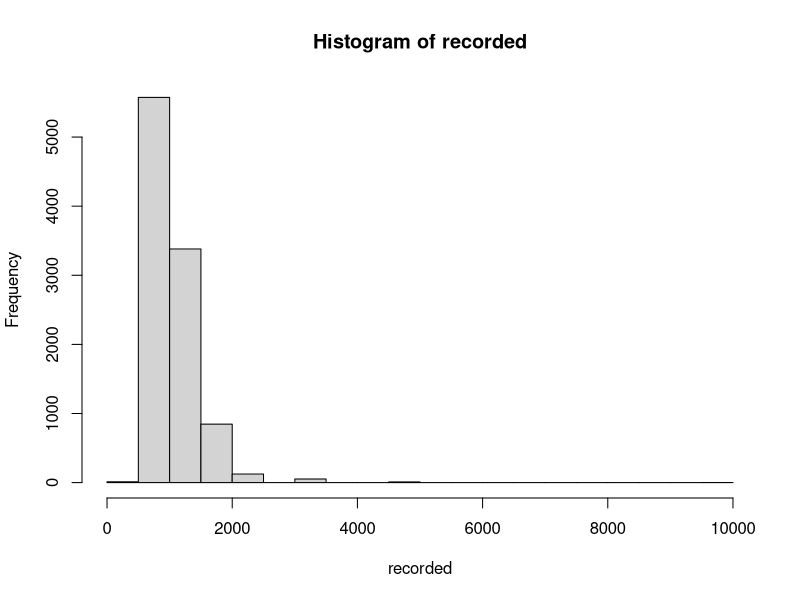
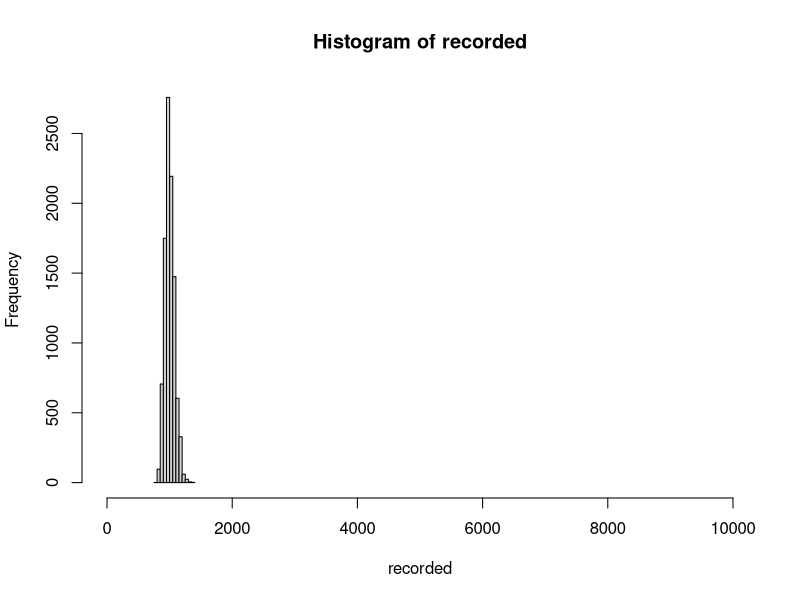
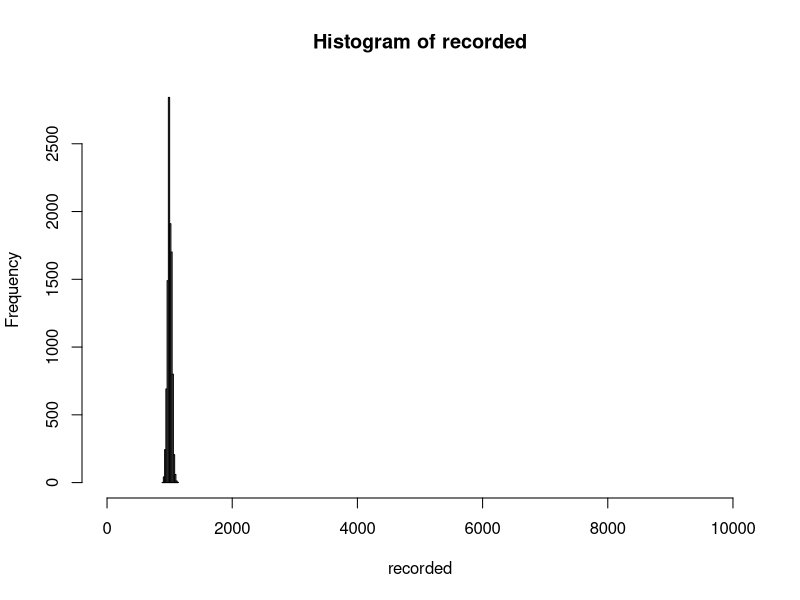
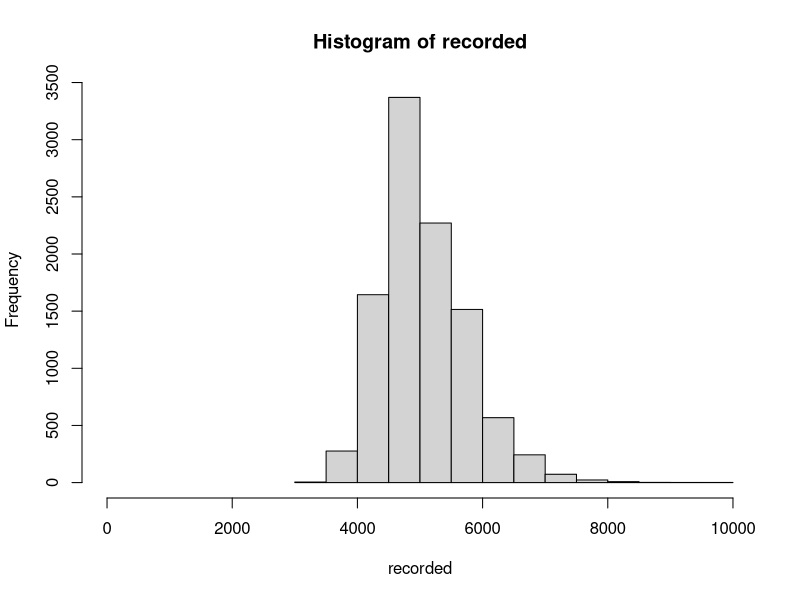
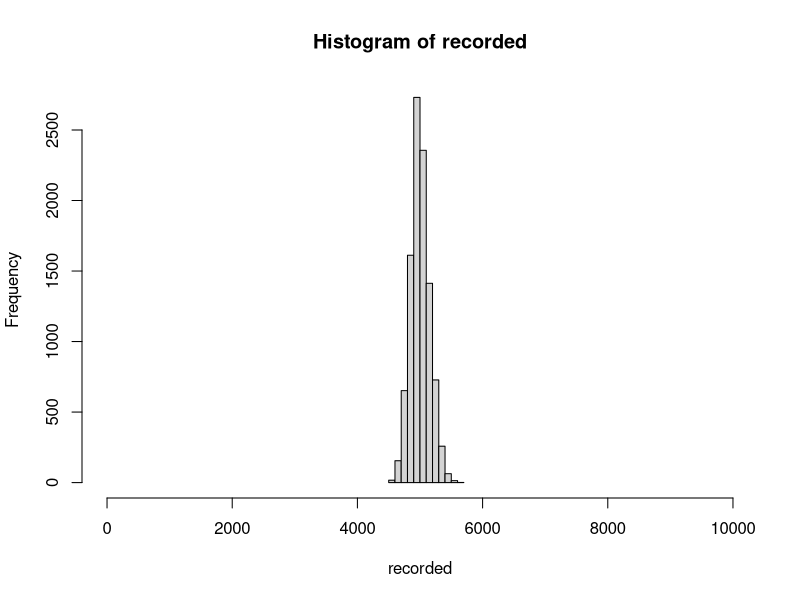
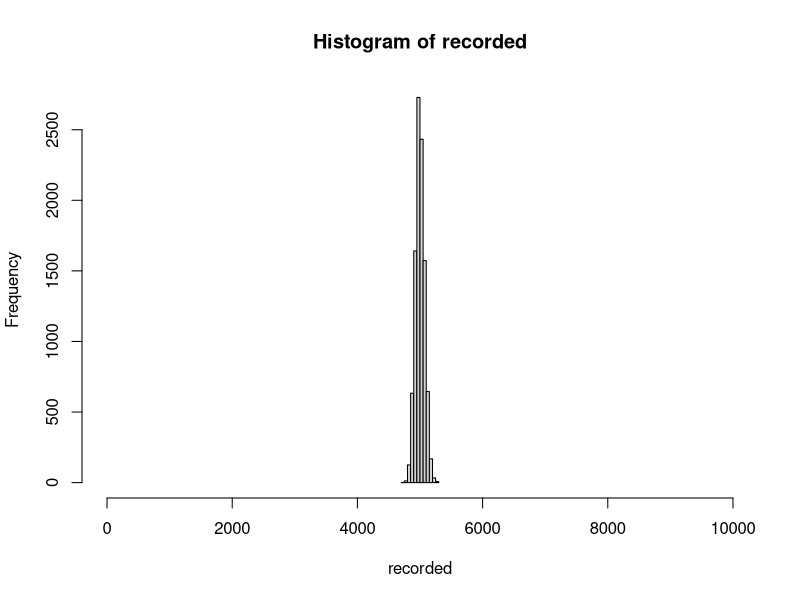
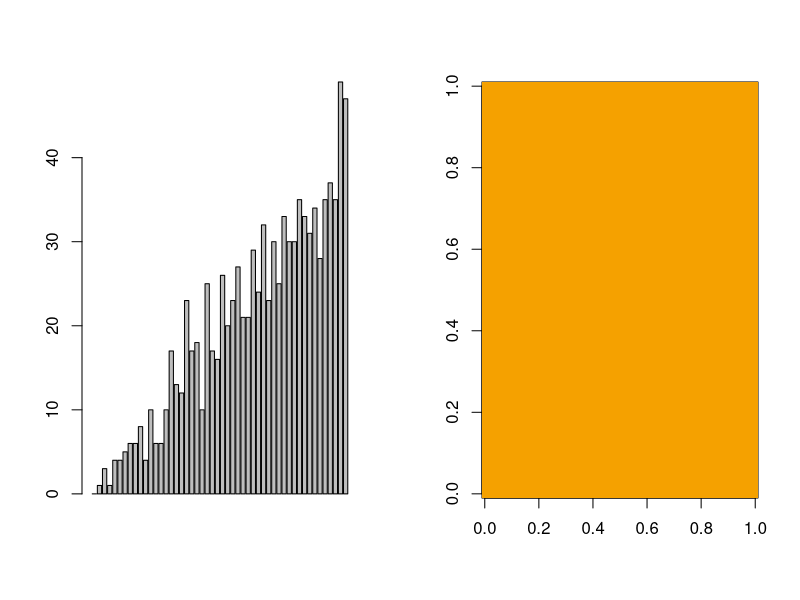
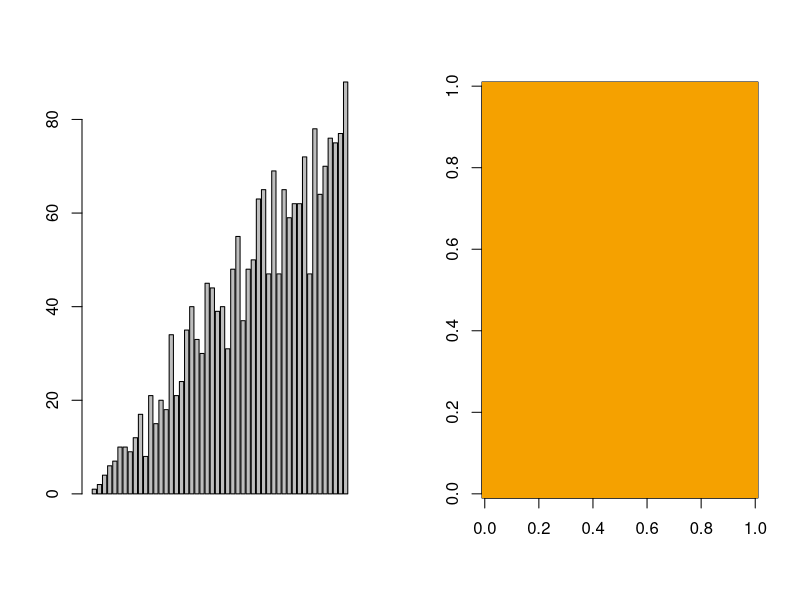

Write the R code that produced these figures, in order.
## ---- chunk 1
samplesize=100
populationsize=1000
x1=sample(populationsize,samplesize)
x2=sample(populationsize,samplesize)
 tagged=length(intersect(x1,x2))
     if (tagged!=0){
       estpop=samplesize*samplesize/tagged}
estpop
## ---- chunk 2
function1=function(samplesize,populationsize){
numMonteCarlo=1e4
recorded=0
  for (w in 1:numMonteCarlo){
     x3=sample(populationsize,samplesize)
     x4=sample(populationsize,samplesize)
     tagged=length(intersect(x3,x4))
     if (tagged!=0){
       estpop=samplesize*samplesize/tagged
       recorded[w]=estpop
     }}
     hist(recorded,xlim = c(0,10000))
}

## ---- chunk 3
function1(100,1000)
function1(300,1000)
function1(500,1000)
#### The bigger the sample size is when the population size is the same, the less spread out the estimated population  is. The more acurate the estimator is.
## ---- chunk 4
function1(500,5000)
function1(1600,5000)
function1(2500,5000)
####  We can see from the graph that the bigger the population is, the more spread out the estimation is Even the proprotion of the sample size to the population size is the same. The bigger the population is, the less accurate the estimator is.
## ---- chunk 5
x=runif(1)    #randomly generate a single number from uniform distribution and put in the                      reservoir, so the value of x will be between 0 and 1. Only one observation will                be sampled from the stream 
n=1           # current total number of obeservations
w=x           #initial weight: the weight of each observation is equal to the value of the                    observation
probTerm=1e-5
while (T) {if (runif(1)<=probTerm){break}
  n=n+1       # increment the number of total observations
xprop=runif(1)     #new observation 
w=w+xprop          #sum of all weights from the stream which is the sum of each observation
if (runif(1)<=(xprop/w)){x=xprop}}   #if the probability is smaller than or equal to the ratio                                       between new observation weight and the total weight,                                           replace x with the new observation
n             #total number of observation before the code terminate
x             
## ---- chunk 6
## generate 100 K random samples with a fixed n
n=50 ##total population size
k=1  #sample size
numMonteCarlo=1e5  ##number of MonteCarlo iterations
sampleCountMat=matrix(0,nrow=numMonteCarlo,ncol=n)  ##create a matrix with MonteCarlo # of rows, and population number of columns. All values are set to 0.
for (m in 1:numMonteCarlo){
  x=1  ##fill the reservoir with the first observation
  TotalWeight=x  ##The weight of each observation is equal to its value. TotalWeight equals the weight of the first observation at this point.
  for (j in 2:50){  ##Generate observations that are unique and range from 2 to 50.
    TotalWeight=TotalWeight+j  ##Add the weight of the new observation to the total
    if (runif(1)<=j/TotalWeight){x=j}  ##Divide the weight of the new observation (equal to its value) by the TotalWeight to decide if to replace reservoir with new observation
  }
  sampleCountMat[m,x]=1  ##set the column that correlates to the sampled oberservation a value of 1
  if (m%%1000==0){ ##update the table every 1000 iteration
    print(m)
    par(mfrow=c(1,2))
    barplot(apply(sampleCountMat[1:m,],2,sum),col="gray")  ##dispaly histrogram, showing frequency of each observation. Larger valued observations should be sampled more frequently, as their weight is proportional to their value.
    image(t(sampleCountMat[1:m,])%*%sampleCountMat[1:m,]-diag(apply(sampleCountMat[1:m,],2,sum)))
  }
}
## ---- chunk 7
N=1000
x=rbinom(n=1000,size=1,p=0.8)
table(x)         ###From the table we can see 1 occurs 4 times more than 0
popnpi=rep(1,N)
popnpi[x==0]=4
popnpi=popnpi/sum(popnpi) ##we generate a weight that 0 is sampled 4x more than 1
Y=rnorm(1000,mean=0,sd=50) ##generate random numers for Y (Y is not correlated to X)
k=40  ##sample size of 40
mcrep=1000   ##Monte Carlo 1000 times
YSampleMeans=numeric(mcrep)  ##Vector to store MonteCarlo results
for (i in 1:mcrep) {
  ind=sample(N,size=k,replace=F,prob=popnpi) ##Choose indexes to sample based on X sampling probability (found in popnpi)
  Ysample=Y[ind] ##choose the sample
  YSampleMeans[i]=mean(Ysample)    ##find the mean of the sample
}
mean(Y)
mean(Ysample)
hist(YSampleMeans)

## ---- chunk 8
N=1000
x=rbinom(n=1000,size=1,p=0.8)
popnpi=rep(1,N)
popnpi[x==0]=4
popnpi=popnpi/sum(popnpi)
Y=4*x+rnorm(N)
k=40
mcrep=1000
YSampleMeans=numeric(mcrep)
HTm=numeric(mcrep)
correctedHT=numeric(mcrep)
for (i in 1:mcrep) {
  ind=sample(N,size=k,replace=F,prob=popnpi)
  Ysample=Y[ind]
  YSampleMeans[i]=mean(Ysample)
  HTm[i]=sum(Y[ind]/popnpi[ind])/N
  correctedHT[i] = sum(Y[ind]/popnpi[ind])/sum(1/popnpi[ind])
}
mean(Y)
mean(Ysample)
mean(correctedHT)
mean(HTm)
hist(YSampleMeans)
hist(correctedHT)

